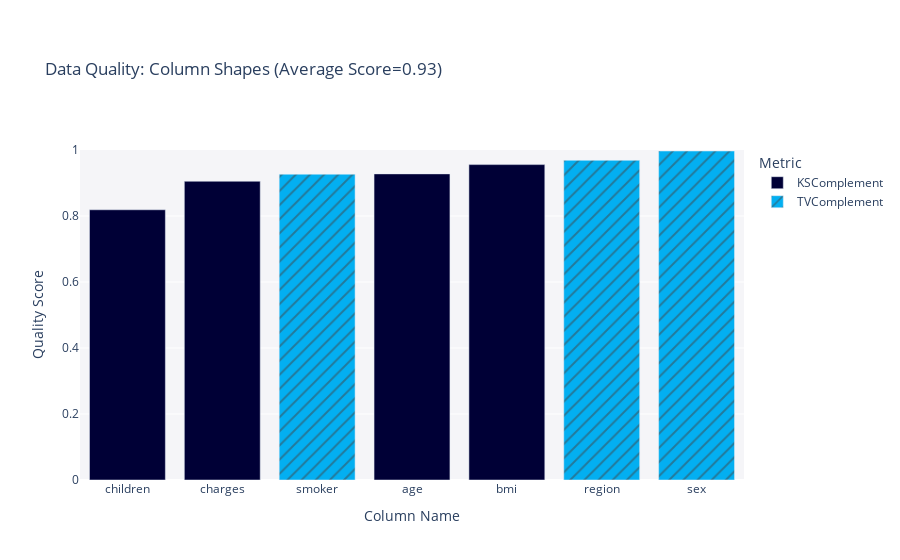

The cell this chart's notebook holds for it:
### Markdown cell above
**TO DO:** Evaluate the synthetic data using `sdmetrics.reports.single_table.QualityReport`

### Code cell
report = QualityReport()
report.generate(real_data, synthetic_data, metadata)
fig = report.get_visualization(property_name='Column Shapes')
fig.show()

### Figure 1 — Plotly figure (JSON) as saved in the notebook; plotly's stock layout.template omitted (floating-point values rounded to 4 significant figures)
{"data": [{"alignmentgroup": "True", "customdata": [["KSComplement"], ["KSComplement"], ["KSComplement"], ["KSComplement"]], "hovertemplate": "<b>%{hovertext}</b><br><br>Metric=%{customdata[0]}<br>Quality Score=%{y}<extra></extra>", "hovertext": ["age", "bmi", "children", "charges"], "legendgroup": "KSComplement", "marker": {"color": "#000036", "pattern": {"shape": ""}}, "name": "KSComplement", "offsetgroup": "KSComplement", "orientation": "v", "showlegend": true, "textposition": "auto", "type": "bar", "x": ["age", "bmi", "children", "charges"], "xaxis": "x", "y": [0.9276, 0.9558, 0.8189, 0.9052], "yaxis": "y"}, {"alignmentgroup": "True", "customdata": [["TVComplement"], ["TVComplement"], ["TVComplement"]], "hovertemplate": "<b>%{hovertext}</b><br><br>Metric=%{customdata[0]}<br>Quality Score=%{y}<extra></extra>", "hovertext": ["sex", "smoker", "region"], "legendgroup": "TVComplement", "marker": {"color": "#03AFF1", "pattern": {"shape": "/"}}, "name": "TVComplement", "offsetgroup": "TVComplement", "orientation": "v", "showlegend": true, "textposition": "auto", "type": "bar", "x": ["sex", "smoker", "region"], "xaxis": "x", "y": [0.9969, 0.9266, 0.9687], "yaxis": "y"}], "layout": {"autosize": true, "barmode": "relative", "legend": {"title": {"text": "Metric"}, "tracegroupgap": 0}, "margin": {"t": 150}, "plot_bgcolor": "#F5F5F8", "title": {"text": "Data Quality: Column Shapes (Average Score=0.93)"}, "xaxis": {"anchor": "y", "autorange": true, "categoryorder": "total ascending", "domain": [0, 1], "range": [-0.5, 6.5], "title": {"text": "Column Name"}, "type": "category"}, "yaxis": {"anchor": "x", "domain": [0, 1], "range": [0, 1], "title": {"text": "Quality Score"}, "type": "linear"}}}
